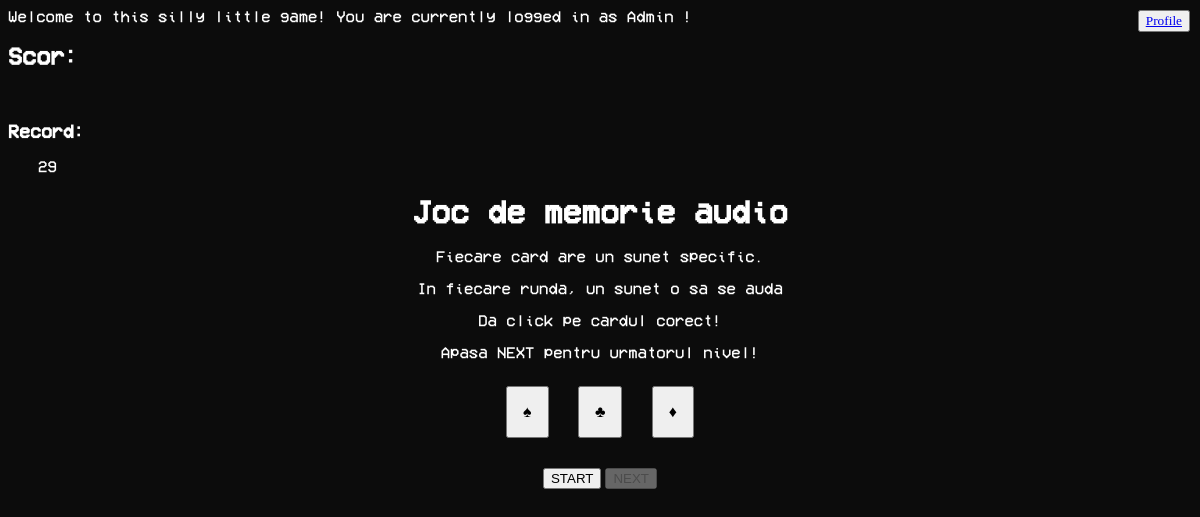
Page / (signed in) on the earlier database version.
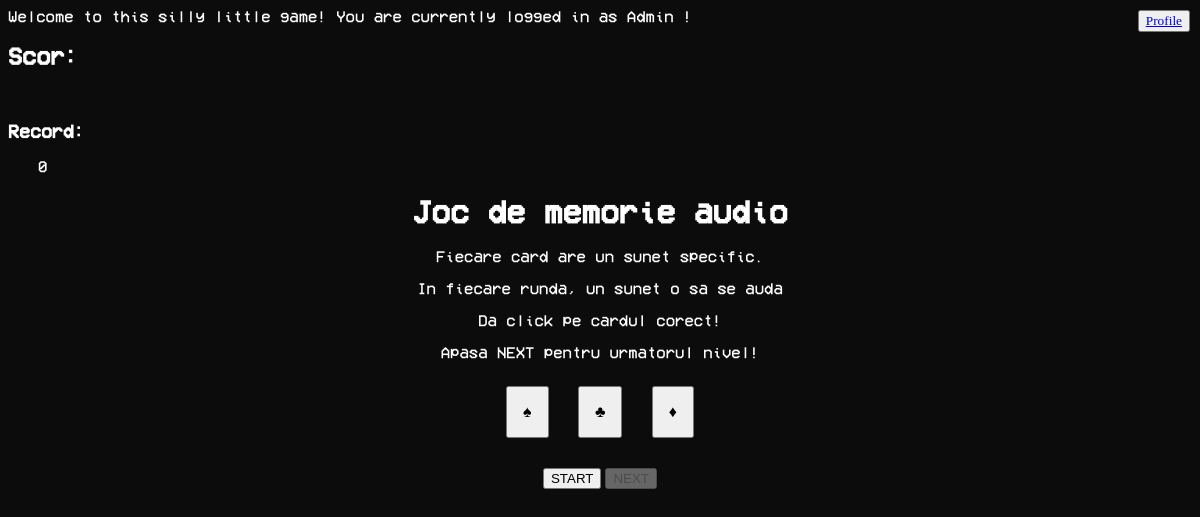
Same page on the later database version.
### website/models.py (models this page shows, shortened)
class User(db.Model, UserMixin):
    id = db.Column(db.Integer, primary_key=True)
    email = db.Column(db.String(150), unique=True)# you MUST specify how long the string should be
    password = db.Column(db.String(150), unique=True)
    username = db.Column(db.String(150))
    role = db.Column(db.String(50), default='member')
    highest_score = db.Column(db.Integer, default=0)

### website/views.py (the view)
@views.route('/') #what is in home will run
@login_required #now we cannon access this page if we aren't logged in
def home():
   return render_template("home.html", user=current_user) #user=current_user check if user is authenticated

### website/__init__.py (called while the page is built)
def create_app():
    app = Flask(__name__) #name of the file that was ran, init flask
    app.config['SECRET_KEY'] = 'sdjofjsdfjsdvnsvronvonv' #secure cookie data do not share (shush)
    app.config['SQLALCHEMY_DATABASE_URI'] = f'sqlite:///{DB_NAME}'
    db.init_app(app)
    from .views import views
    from .auth import auth
    from flask_login import LoginManager
    app.register_blueprint(views, url_prefix='/')
    app.register_blueprint(auth, url_prefix='/') #lasam asa fara prefix
    from .models import User
    login_manager = LoginManager()
    login_manager.login_view = 'auth.login'
    login_manager.init_app(app)
    @login_manager.user_loader
    def load_user(id):
        return User.query.get(int(id)) #checks for the primary key
    create_database(app) #call the function
    return app

### website/templates/home.html (shortened to what this page needs)
<!DOCTYPE html>
<html lang="en">
<head>
  <link href="static/style.css" rel="stylesheet">
  <link href="static/styles.css" rel="stylesheet">
</head>
<body style="color: white;">
  <button class="profile-button" ><a href="/profile">Profile</a></button>
  <div class="nivelThing">
    <marquee>Welcome to this silly little game! You are currently logged in as {{current_user.username}} !</marquee>
    <h2>Scor:</h2>
    <h3>Record:</h3>
    <label class="coolLabel" id="highestScore" >{{ current_user.highest_score }}</label>
  </div>
  <div id="wholePage">
    <h1>Joc de memorie audio</h1>
    <p>Fiecare card are un sunet specific.</p>
    <p>In fiecare runda, un sunet o sa se auda</p>
    <p>Da click pe cardul corect!</p>
    <p>Apasa NEXT pentru urmatorul nivel!</p>
    <button id="cardOne" onclick="playSoundOne()"class="buttonDesign">♠</button>
    <button id="cardTwo" onclick="playSoundTwo()" class="buttonDesign">♣</button>
    <button id="cardTree"onclick="playSoundThree()" class="buttonDesign">♦</button>
  </div>
  <div class="initiateGame">
    <button id="startButton" onclick="startGame()">START</button>
    <button id="nextButton" onclick="nextPuzzle()" disabled>NEXT</button>
  </div>
</body>
</html>

Differences in the rows shown:
changed User "Admin": highest_score "29" → "0"
